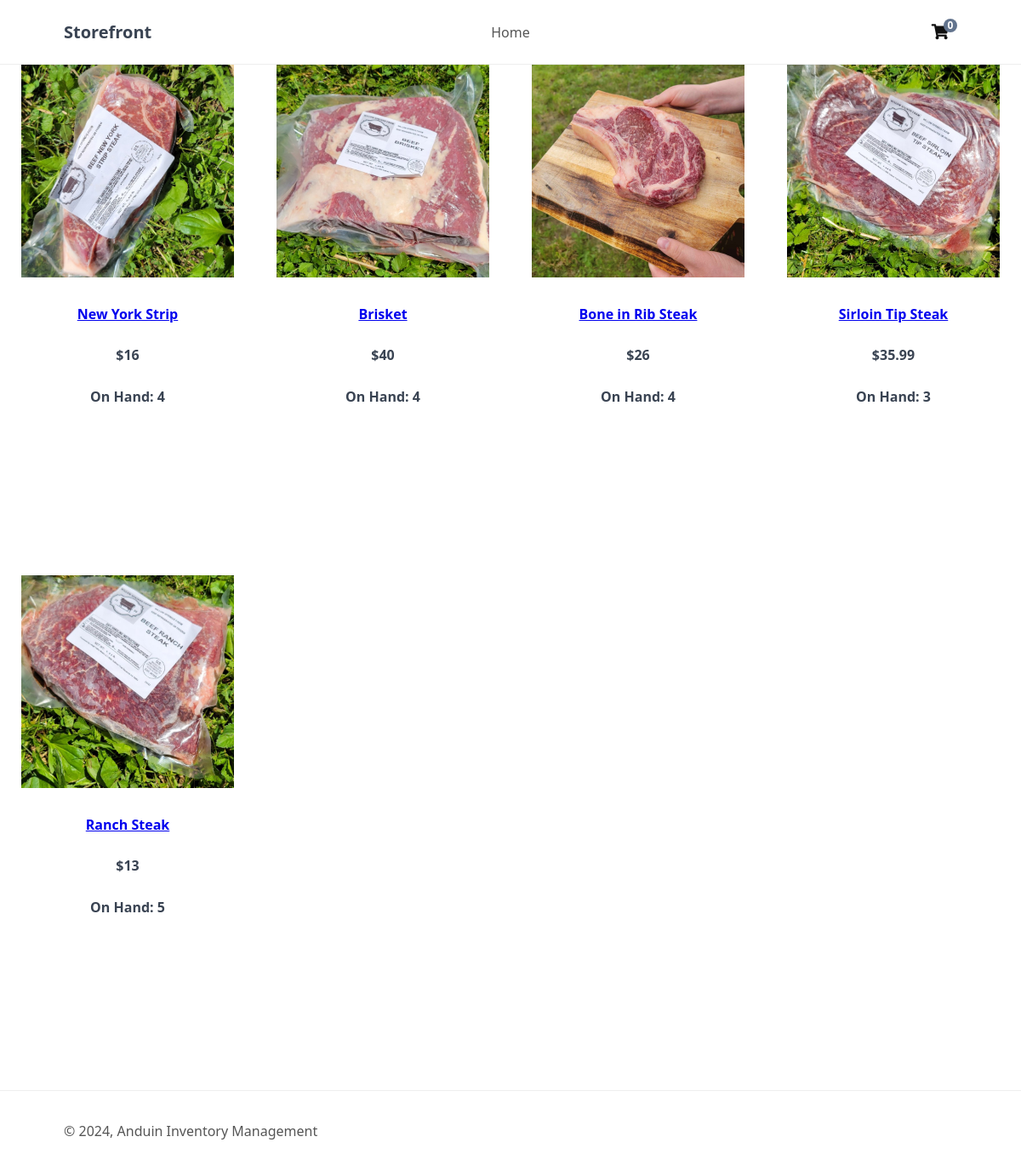
Page /F_index_front.php on the committed database.
### tables this page shows
CREATE TABLE IF NOT EXISTS `inventory` (
  `ID` int NOT NULL AUTO_INCREMENT,
  `Name` varchar(30) NOT NULL,
  `Description` varchar(100) NOT NULL,
  `QtyOnHand` int NOT NULL,
  `QtyCommitted` int NOT NULL,
  `Price` float NOT NULL,
  `ImagePath` varchar(400) NOT NULL,
  PRIMARY KEY (`ID`)
);

### F_index_front.php (the view, shortened to what this page needs)
<?php
include 'utilities.php';
$connection = OpenConn();
front_header("Storefront")?>
<div class = "container">
    <?php
    $result = $connection->execute_query("SELECT * FROM inventory");
    $inventory = mysqli_fetch_all($result, MYSQLI_ASSOC);
    foreach ($inventory as $inventory_item):
            ?>
            <div class = "inventory-container">
                <div class="image">
                    <img src="<?php echo $inventory_item['ImagePath']; ?>">
                </div>
                <div class="Information">
                    <h5><a href="F_product.php?Name=<?php echo $inventory_item['Name'];?>"><?php echo $inventory_item['Name'] ?></a></h5>
                    <h5><?php echo "$".$inventory_item['Price'] ?></h5>
                    <h5><?php echo "On Hand: " .$inventory_item['QtyOnHand']?></h5>
                </div>
            </div>
            <?php endforeach;
    ?>
</div>

### styles.css (style rules this page uses)
img { height: 250px; width: 250px; object-fit: cover; }
.container { display: grid; grid-template-columns: repeat(4, 1fr); grid-auto-rows: minmax(600px, auto); }
.inventory-container { width: 100%; height: 100%; text-align: center; top: 50%; }
* { box-sizing: border-box; font-family: system-ui, "Segoe UI", Roboto, Helvetica, Arial, sans-serif, "Apple Color Emoji", "Segoe UI Emoji", "Segoe UI Symbol"; font-size: 16px; }
html { height: 100%; }
body { position: relative; min-height: 100%; color: #555555; background-color: #FFFFFF; margin: 0; padding-bottom: 100px; }
h1, h2, h3, h4, h5 { color: #394352; }

### rows in the picture
inventory: ImagePath (picture), Name "New York Strip", Price "16", QtyOnHand "4"
inventory: ImagePath (picture), Name "Brisket", Price "40", QtyOnHand "4"
inventory: ImagePath (picture), Name "Bone in Rib Steak", Price "26", QtyOnHand "4"
inventory: ImagePath (picture), Name "Sirloin Tip Steak", Price "35.99", QtyOnHand "3"
inventory: ImagePath (picture), Name "Ranch Steak", Price "13", QtyOnHand "5"

### other values in the picture
$title "Storefront"
$num_items_in_cart "0"
